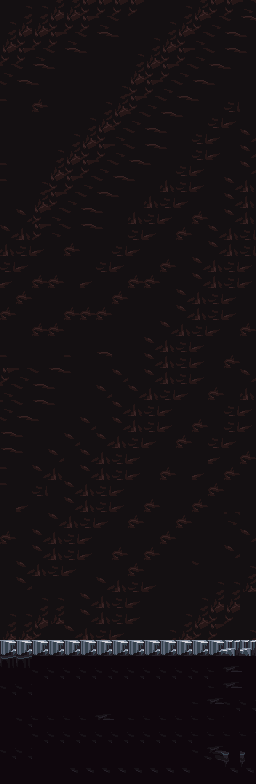

This game map was drawn from its Tiled (.tmx) file and the tilesets committed beside it. A one-line description and the trimmed map source follow:
An orthogonal 16x49 tile map with 16x16 px tiles, 2 tile layers (Tile Layer 2, Tile Layer 1).

<map version="1.10" tiledversion="1.11.2" orientation="orthogonal" renderorder="right-down" width="16" height="49" tilewidth="16" tileheight="16" infinite="0" nextlayerid="3" nextobjectid="1">
 <tileset firstgid="1" name="mainlev_build" tilewidth="16" tileheight="16" tilecount="4096" columns="64">
  <image source="../images/mainlev_build.png" width="1024" height="1024" />
 </tileset>
 <layer id="2" name="Tile Layer 2" width="16" height="49">
  <data>[784 cells, 778 non-empty, 16 distinct tile ids]</data>
 </layer>
 <layer id="1" name="Tile Layer 1" width="16" height="49">
  <data>[784 cells, 192 non-empty, 15 distinct tile ids]</data>
 </layer>
</map>
